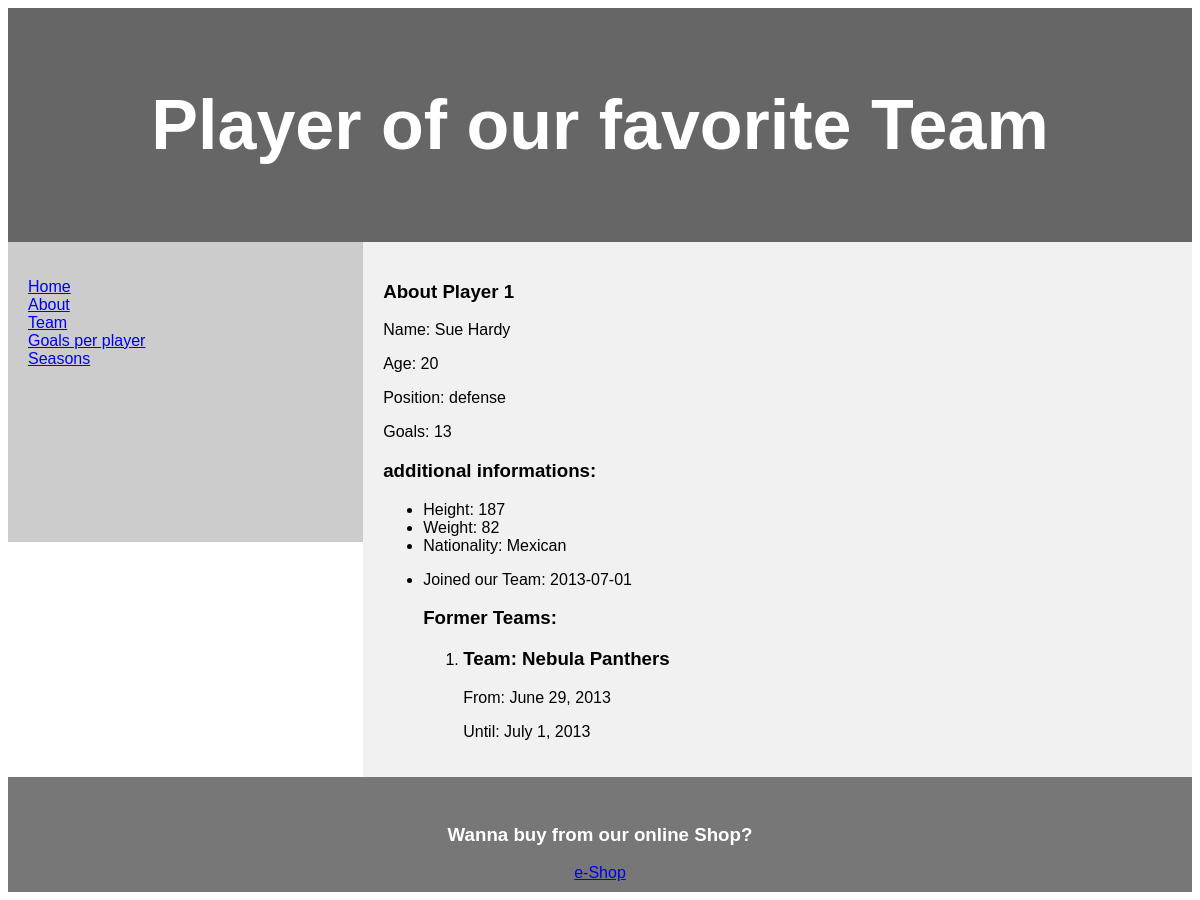
The app's page /team/1/ with its own data.
### team/models.py (models this page shows, shortened)
class Player(models.Model):
    POSITIONS = [
        ("goalkeeper", "Goal Keeper"),
        ("forward", "Forward"),
        ("defense", "Midfielder"),
        ("striker", "Striker"),
        ("substitute", "Substitute")
    ]
    name = models.CharField(max_length=100)
    age = models.PositiveIntegerField()
    position = models.CharField(max_length=100, choices=POSITIONS)
    teams = models.ManyToManyField(Team, through="TeamReg")
    profile = models.OneToOneField(PlayerProfile, on_delete=models.CASCADE, null=True)

class PlayerProfile(models.Model):
    height = models.PositiveIntegerField()
    weight = models.PositiveIntegerField()
    nationality = models.CharField(max_length=100)

class TeamReg(models.Model):
    player = models.ForeignKey(Player, on_delete=models.CASCADE)
    team = models.ForeignKey(Team, on_delete=models.CASCADE)
    from_date = models.DateField()
    to_date = models.DateField()

class Team(models.Model):
    name = models.CharField(max_length=100)
    town = models.CharField(max_length=100)
    color = models.CharField(max_length=100)

### team/views.py (the view)
# urls.py: path("team/<int:player_id>/", PlayerPageView.as_view(), name="player_data"),
class PlayerPageView(TemplateView):
    template_name = "player.html"
    def get_context_data(self, player_id):
        player = Player.objects.get(id=player_id)
        context = {
            "player":player,
            "goals": GoalsScored.objects.filter(player=player).count(),
            "navs": mark_safe(top_links(reverse("player_data", args=[1]))),
            "foot": mark_safe(shop_link())
        }
        if player.teams.exists():
            context["teams"] = mark_safe(f"<p>Joined our Team: {player.teamreg_set.last().to_date}</p><h3>Former Teams:</h3>")
        else:
            context["teams"] = "Joined our Team from the very beginning."
        return context

### team/views.py (called while the page is built)
def shop_link():
    url=reverse("eshop_home")
    return f"""</br>
                <h3>Wanna buy from our online Shop?</h3>
                <a href={url}>e-Shop</a>"""

def top_links(exclude_request):
    urls =[
        (reverse("home_page"), "Home"),
        (reverse("about_page"), f"About"),
        (reverse("team_page"), f"Team"),
        (reverse("scores_page"), f"Goals per player"),
        (reverse("seasons_page"), f"Seasons")
    ]
    returnded_urls = ""
    for url in [url for url in urls if not url[0] == exclude_request]:
        returnded_urls += f"<a href={url[0]}>{url[1]}</a></br>"
    return returnded_urls

### team/templates/player.html
{% extends "basepage.html" %}
{% block head %}
Player of our favorite Team
{% endblock head %}
{% block nav %}
{{navs}}
{% endblock nav %}
{% block content %}
<h1>About Player {{player.id}}</h1>
<p>Name: {{player.name}}</p>
<p>Age: {{player.age}}</p>
<p>Position: {{player.position}}</p>
<p>Goals: {{goals}}</p>
<h3>additional informations:</h3>
<ul>
    <li>Height: {{player.profile.height}}</li>
    <li>Weight: {{player.profile.weight}}</li>
    <li>Nationality: {{player.profile.nationality}}</li>
    <li>{{teams}}</li>
    <ol>
        {% for team_reg in player.teamreg_set.all %}
        <li>
            <h3>Team: {{team_reg.team.name}}</h3>
            <p>From: {{team_reg.from_date}}</p>
            <p>Until: {{team_reg.to_date}}</p>
        </li>
        {% endfor %}
    </ol>
</ul>
{% endblock content %}
{% block foot %}
{{foot}}
{% endblock foot %}

### team/templates/basepage.html (style rules this page uses)
* { box-sizing: border-box; }
body { font-family: Arial, Helvetica, sans-serif; }

### records on screen
Player: id "1", name "Sue Hardy", age "20", position "defense", profile.height "187", profile.weight "82", profile.nationality "Mexican"
TeamReg: team.name "Nebula Panthers", from_date "June 29, 2013", to_date "July 1, 2013"

### other values on screen
{{ navs }} "Home About Team Goals per player Seasons"
{{ goals }} "13"
{{ teams }} "Joined our Team: 2013-07-01 Former Teams:"
{{ foot }} "Wanna buy from our online Shop? e-Shop"
